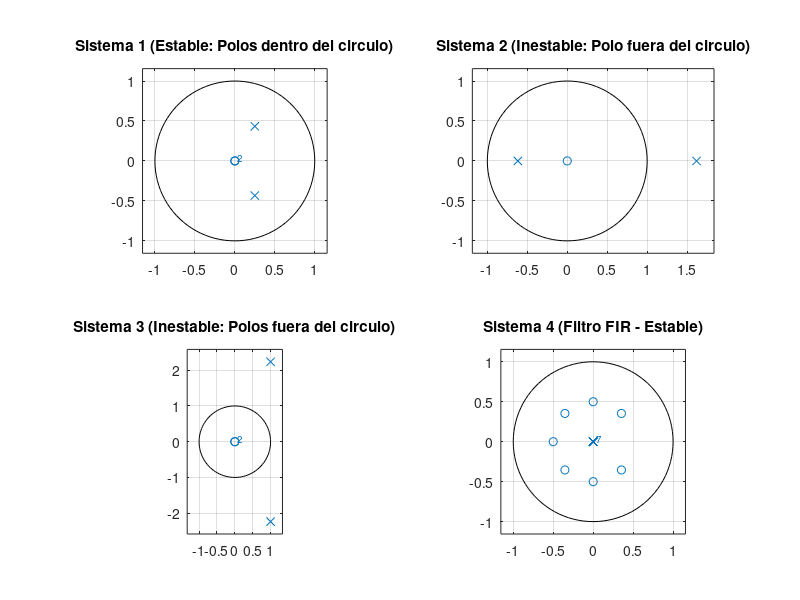

MATLAB code to generate this figure:
clc; clear all; close all;
pkg load signal

% b = coeficientes de X(z) (Numerador)  (x en el grafico)
% a = coeficientes de Y(z) (Denominador) (0 en el grafico)

% -------------------------------------------------------------------------
% SISTEMA 1
% Ecuacion:  y[n] - 0.5*y[n-1] + 0.25*y[n-2] = x[n]
% Transf. Z: Y(z) - 0.5*z^-1*Y(z) + 0.25*z^-2*Y(z) = X(z)
% Despeje:   Y(z) * (1 - 0.5*z^-1 + 0.25*z^-2) = X(z)
% H(z) = Y(z)/X(z) = 1 / (1 - 0.5*z^-1 + 0.25*z^-2)
% -------------------------------------------------------------------------
b1 = [1];
a1 = [1, -0.5, 0.25];

% -------------------------------------------------------------------------
% SISTEMA 2
% Ecuacion:  y[n] = y[n-1] + y[n-2] + x[n-1]
% Ordenamos: y[n] - y[n-1] - y[n-2] = x[n-1]
% Transf. Z: Y(z) - z^-1*Y(z) - z^-2*Y(z) = z^-1*X(z)
% Despeje:   Y(z) * (1 - z^-1 - z^-2) = X(z) * z^-1
% H(z) = Y(z)/X(z) = (z^-1) / (1 - z^-1 - z^-2)
% -------------------------------------------------------------------------
b2 = [0, 1]; % El 0 va al principio porque NO hay termino x[n] (z^0)
a2 = [1, -1, -1];

% -------------------------------------------------------------------------
% SISTEMA 3
% Ecuacion:  y[n] = 7*x[n] + 2*y[n-1] - 6*y[n-2]
% Ordenamos: y[n] - 2*y[n-1] + 6*y[n-2] = 7*x[n]
% Transf. Z: Y(z) - 2*z^-1*Y(z) + 6*z^-2*Y(z) = 7*X(z)
% Despeje:   Y(z) * (1 - 2*z^-1 + 6*z^-2) = X(z) * 7
% H(z) = Y(z)/X(z) = 7 / (1 - 2*z^-1 + 6*z^-2)
% -------------------------------------------------------------------------
b3 = [7];
a3 = [1, -2, 6];

% -------------------------------------------------------------------------
% SISTEMA 4
% Ecuacion:  y[n] = sumatoria de k=0 a 7 de: (2^-k) * x[n-k]
% Transf. Z: Y(z) = sumatoria de k=0 a 7 de: (2^-k) * z^-k * X(z)
% Despeje:   Y(z) = X(z) * [1 + 0.5*z^-1 + 0.25*z^-2 + ... + (0.5^7)*z^-7]
% H(z) = Y(z)/X(z) = (0.5)^0 + (0.5)^1*z^-1 + ... + (0.5)^7*z^-7
% Este es un sistema MA (Promedio Movil), no tiene Y(z) pasadas,
% por lo tanto el denominador es simplemente 1.
% -------------------------------------------------------------------------
b4 = (0.5).^(0:7); % vector [1, 0.5, 0.25, 0.125]
a4 = [1];


% =======================================================
% GRAFICOS
figure('Name', 'Mapas de Polos y Ceros (Estabilidad)', 'Position', [100 100 800 800]);

% El circulo unitario (radio 1) es el limite.
% Si las "x" (polos) caen adentro, es ESTABLE. Si caen afuera, EXPLOTA.

subplot(2,2,1);
zplane(b1, a1);
title('Sistema 1 (Estable: Polos dentro del circulo)');

subplot(2,2,2);
zplane(b2, a2);
title('Sistema 2 (Inestable: Polo fuera del circulo)');

subplot(2,2,3);
zplane(b3, a3);
title('Sistema 3 (Inestable: Polos fuera del circulo)');

subplot(2,2,4);
zplane(b4, a4);
title('Sistema 4 (Filtro FIR - Estable)');
